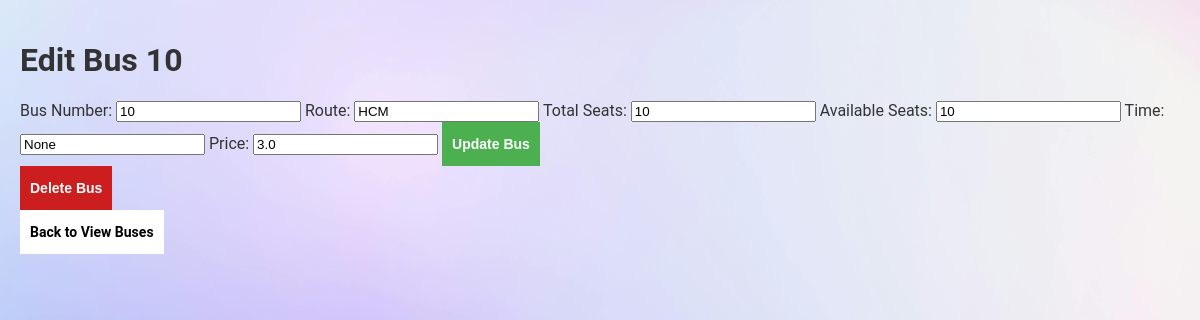
Page /edit_bus/7 (signed in) on the earlier database version.
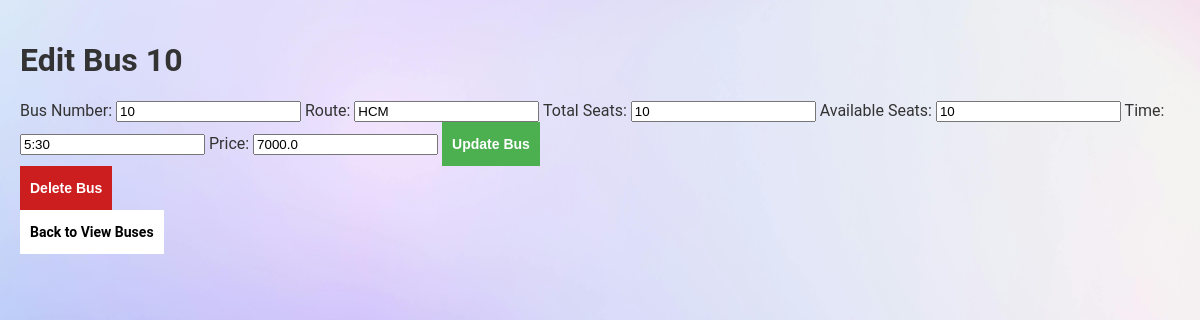
Same page on the later database version.
### tables this page shows
CREATE TABLE buses (
            id INTEGER PRIMARY KEY,
            bus_number TEXT NOT NULL,
            route TEXT NOT NULL,
            total_seats INTEGER NOT NULL,
            available_seats INTEGER NOT NULL
        , time TEXT, price REAL DEFAULT 0.0);

### app.py (the view, shortened to what this page needs)
@app.route('/edit_bus/<int:bus_id>', methods=['GET', 'POST'])
def edit_bus(bus_id):
    user_id = session.get('user_id')
    if not user_id:
        flash('You need to log in to edit buses.')
        return redirect(url_for('login'))
    user = UserDAO.get_user_by_id(user_id)
    if user is None or user[1] != 'admin':
        flash('You do not have permission to edit buses.')
        return redirect(url_for('home'))
    bus = BusDAO.get_bus(bus_id)
    if bus is None:
        flash('Bus not found.')
        return redirect(url_for('view_buses_route'))
    return render_template('edit_bus.html', bus=bus, user=user)

### app.py (called while the page is built)
@app.before_request
def load_routes_into_trie():
    buses = BusDAO.view_buses()
    for bus in buses:
        trie.insert(bus[2])

### databases/bus_dao.py (called while the page is built)
    @staticmethod
    def view_buses(sort_by=None, search_query=None):
        conn = sqlite3.connect('bus_reservation.db')
        cursor = conn.cursor()
        query = 'SELECT * FROM buses'
        params = []
        if search_query:
            query += ' WHERE route LIKE ?'
            params.append(f'%{search_query}%')
        if sort_by:
            query += f' ORDER BY {sort_by}'
        cursor.execute(query, params)
        buses = cursor.fetchall()
        conn.close()
        return buses

    @staticmethod
    def get_bus(bus_id):
        conn = sqlite3.connect('bus_reservation.db')
        cursor = conn.cursor()
        cursor.execute('SELECT * FROM buses WHERE id = ?', (bus_id,))
        bus = cursor.fetchone()
        conn.close()
        return bus

### databases/user_dao.py (called while the page is built)
    @staticmethod
    def get_user_by_id(user_id):
        conn = sqlite3.connect('bus_reservation.db')
        cursor = conn.cursor()
        cursor.execute('SELECT * FROM users WHERE id = ?', (user_id,))
        user = cursor.fetchone()
        conn.close()
        return user

### templates/edit_bus.html (shortened to what this page needs)
<!DOCTYPE html>
<html lang="en">
<head>
    <link rel="stylesheet" type="text/css" href="{{ url_for('static', filename='styles.css') }}">
</head>
<body>
    <div class="container">
        <h1>Edit Bus {{ bus[1] }}</h1>
        <form action="{{ url_for('edit_bus', bus_id=bus[0]) }}" method="POST">
            <label for="bus_number">Bus Number:</label>
            <input type="text" id="bus_number" name="bus_number" value="{{ bus[1] }}" required>
            <label for="route">Route:</label>
            <input type="text" id="route" name="route" value="{{ bus[2] }}" required>
            <label for="total_seats">Total Seats:</label>
            <input type="number" id="total_seats" name="total_seats" value="{{ bus[3] }}" required>
            <label for="available_seats">Available Seats:</label>
            <input type="number" id="available_seats" name="available_seats" value="{{ bus[4] }}" required>
            <label for="time">Time:</label>
            <input type="text" id="time" name="time" value="{{ bus[5] }}" required>
            <label for="price">Price:</label>
            <input type="number" id="price" name="price" value="{{ bus[6] }}" step="0.01" required>
            <button type="submit" class="button2">Update Bus</button>
        </form>
        <form action="{{ url_for('delete_bus', bus_id=bus[0]) }}" method="POST" onsubmit="return confirm('Are you sure you want to delete this bus?');">
            <button type="submit" class="buttonRed">Delete Bus</button>
        </form>
        <a href="{{ url_for('view_buses_route') }}"class="buttonBack">Back to View Buses</a>
    </div>
</body>
</html>

Differences in the rows shown:
changed buses "HCM": time "None" → "5:30"; price "3.0" → "7000.0"
